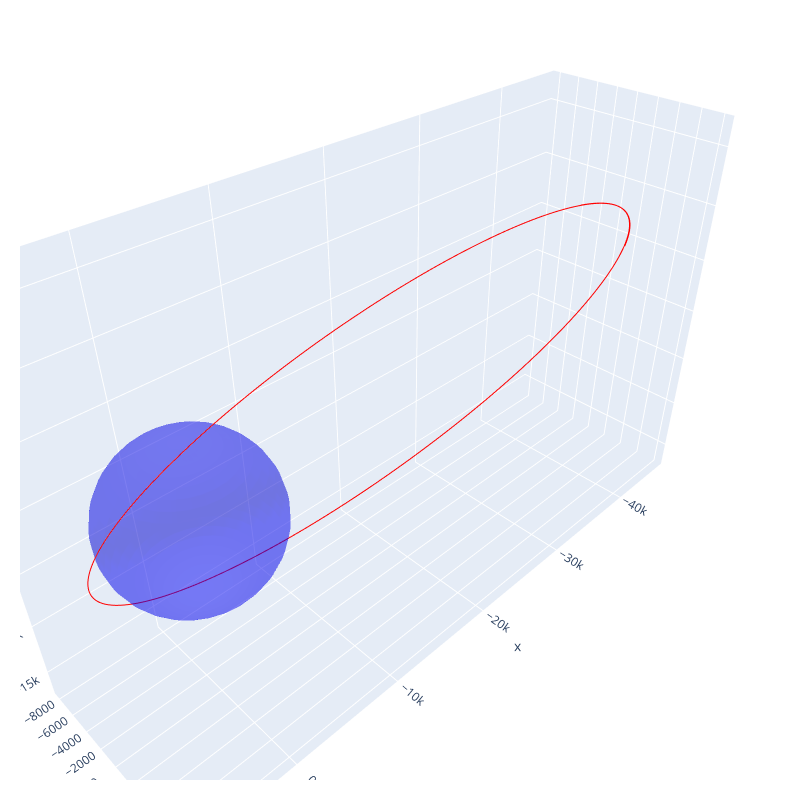

Source (notebook cell):
### Code cell
# # LEO
# r0 = [7000, 1, 0.0];                                    # Initial Position (km)
# v0 = [0.0, 8.003798178945150, 0.0];                              # Initial Velocity (km/s)
# t0 = 0.0;                                                 # Initial Times (s)
# tf = 12*5059.648765;                                     # Final Time (s)
# #MEO
# r0 = [9000.0, 0.0, 0.0];                                    # Initial Position (km)
# v0 = [0.0, 6.7419845635570, 1.806509319188210];             # Initial Velocity (km/s)
# t0 = 0.0;                                                   # Initial Times (s)
# tf = 10*9.952014050491189e+03;                              # Final Time (s)
#Molniya
r0 = [7435.12, 0.0, 0.0];                            # Initial Position (km)
v0 = [0.0, 4.299654205302486, 8.586211043023614];    # Initial Velocity (km/s)
t0    = 0.0;                                            # Initial Times (s)
tf    = 1.2*4.306316113361824e+04;                      # Final Time (s)

#run APC code and save to textfile
APyC.Propagate(r0,v0,t0,tf)

#read data from textfile
output = np.loadtxt('output.txt')
ts = output[:,0]
Xs = output[:,1:4]
Vs = output[:,4:7]
H = output[:,7]


trace = go.Scatter3d(x=Xs[:,0],y=Xs[:,1],z=Xs[:,2],mode='lines',line=dict(color='red'))
trace2 = plot_sphere(6378,res=30)
fig = go.Figure(data=[trace, trace2])
fig.update_coloraxes(showscale=False)
fig.update_layout(
    scene_aspectmode='data',
    showlegend=False,
    width = 800,
    height = 800,
    margin=dict(l=20, r=20, t=20, b=20)
)
fig.show()

### Figure 1 — Plotly figure (JSON) as saved in the notebook; plotly's stock layout.template omitted (floating-point values rounded to 4 significant figures; data arrays with more than 128 entries replaced by an {"elided": "..."} marker saying what was removed)
{"data": [{"line": {"color": "red"}, "mode": "lines", "type": "scatter3d", "x": {"elided": "1723 float values"}, "y": {"elided": "1723 float values"}, "z": {"elided": "1723 float values"}}, {"colorscale": [[0, "blue"], [1, "blue"]], "opacity": 0.3, "showscale": false, "type": "surface", "x": {"elided": "30x30 float values"}, "y": {"elided": "30x30 float values"}, "z": {"elided": "30x30 float values"}}], "layout": {"coloraxis": {"showscale": false}, "height": 800, "margin": {"b": 20, "l": 20, "r": 20, "t": 20}, "scene": {"aspectmode": "data"}, "showlegend": false, "width": 800}}
